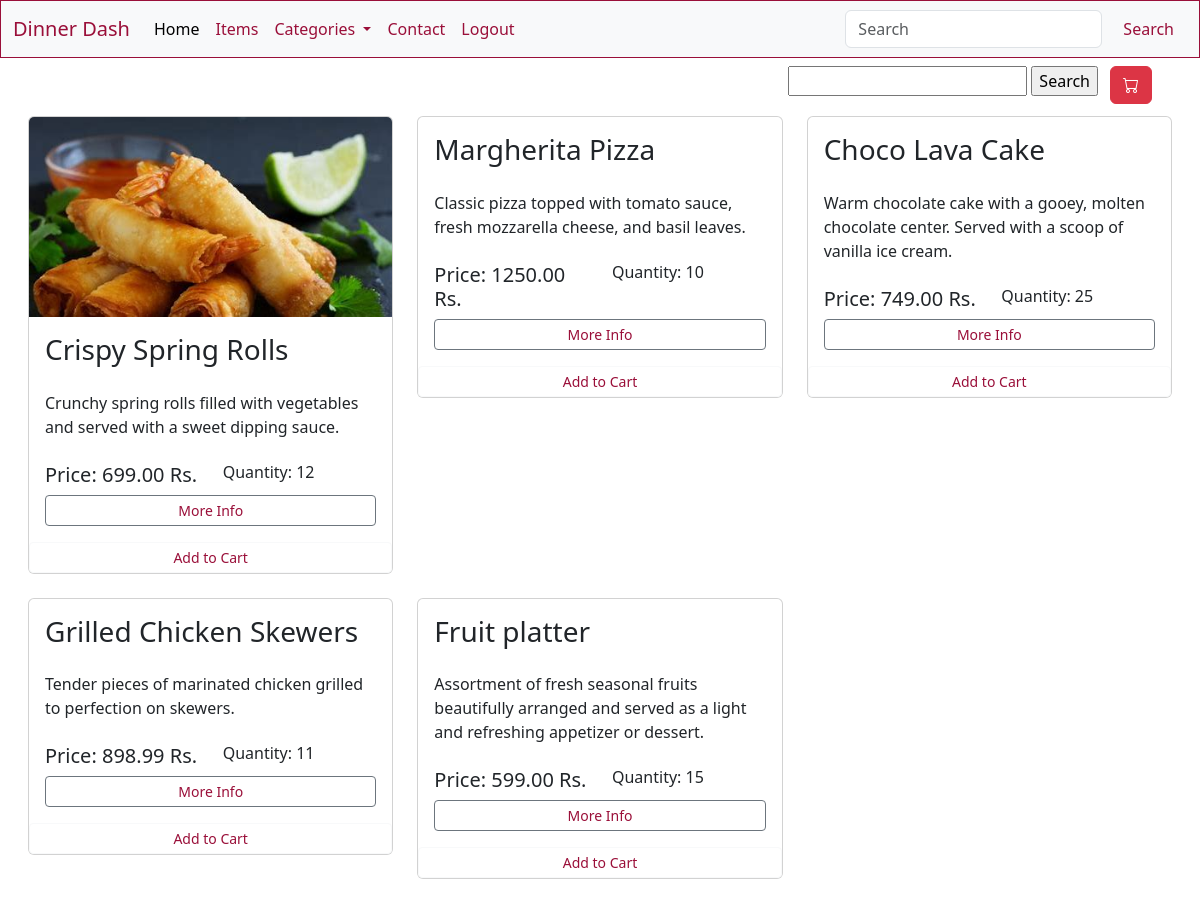
Before: /about with the older database file.
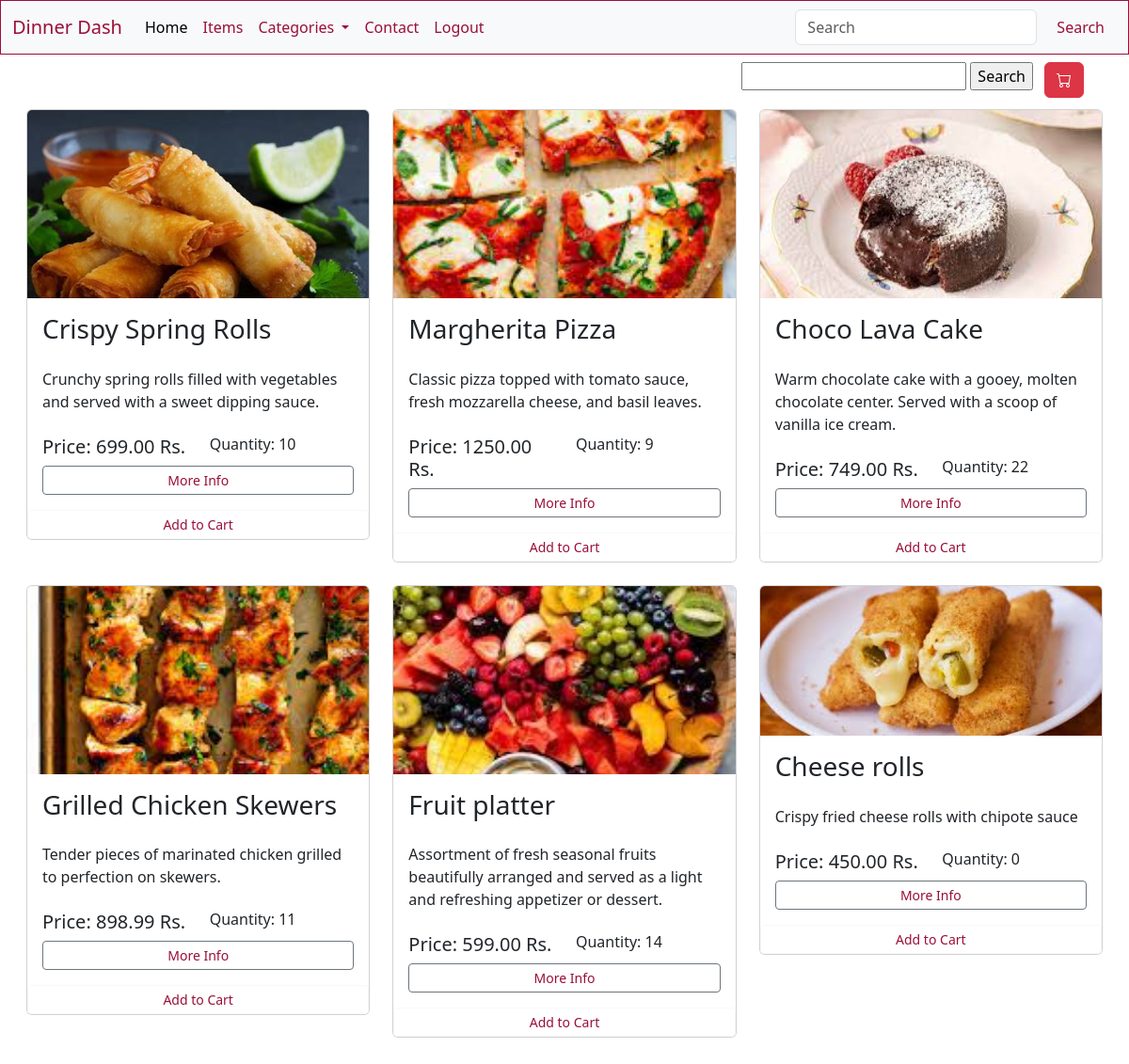
After: the same page with the newer database file.
### home/models.py (models this page shows, shortened)
class Item(models.Model):
    title = models.CharField(max_length=100, unique=True)
    description = models.TextField()
    price = models.DecimalField(max_digits=10, decimal_places=2)
    categories = models.ManyToManyField(Category)
    photo = models.ImageField(upload_to='item_photos/', null=True, blank=True)
    is_retired = models.BooleanField(default=False)
    quantity = models.PositiveIntegerField(default = 0)

### home/views.py (the view, shortened to what this page needs)
# urls.py: path("about", views.about.as_view(), name='about'),
class about(View):
    def get(self, request):
        items = Item.objects.all()
        print("get method called")
        return render(request, 'about.html', {'items' : items})

### templates/about.html (shortened to what this page needs)
{% extends 'base.html' %}
{% block body %}
<div class="d-flex justify-content-end">
  <form action="/about" method = "post" class="m-2 me-1">
    <input type="text" name="category_name">
    <input type="submit" value="Search">
  </form>
  <a href="{% url 'cart_view' %}" class="btn btn-danger m-2 me-5"><i class="bi bi-cart"></i></a>
</div>
{% if items%}
<div class="row m-3 mt-1">
    {% for item in items%}
    <div class="col-md-4">
      <div class="card mb-4 box-shadow">
        {% if item.photo %}
        <img class="card-img-top item-image" src="{{item.photo.url}}" alt="Card image cap">
        {% endif%}
        <div class="card-body">
            <div class="row mb-3">
          <h3 class="pinkhead">{{item.title}}</h3>
            </div>
            <div class="row mb-4">
          <p class="card-text">{{ item.description}}</p>
            </div>
            <div class="row mb-">
                <div class="col-md-6">
          <h5 class="pinkhead">Price: {{item.price}} Rs.</h5>
                </div>
                <div class="col-md-6">
          <h6 class="pinkhead">Quantity: {{item.quantity}}</h6>
                </div>
            </div>
          <div class="d-flex justify-content-between align-items-center">
            <div class="w100">
              <button type="button" class="btn btn-sm btn-outline-secondary pinkcolorbtn w100">More Info</button>
            </div>
        </div>
    </div>
    <div class="d-flex justify-content-center w100">
    <form action="/addItem" method="post" class="w100">
    <input type="submit" class="btn btn-sm btn-outline-light pinkcolorbtn w100" value="Add to Cart">
  </form>
</div>
      </div>
    </div>
    {% endfor%}
{% endif %}
</div>
{% endblock body %}

### templates/base.html (shortened to what this page needs)
<!doctype html>
<html lang="en">
  <head>
    <link href="https://cdn.jsdelivr.net/npm/bootstrap@5.1.3/dist/css/bootstrap.min.css" rel="stylesheet">
    <link rel="stylesheet" href="https://cdn.jsdelivr.net/npm/bootstrap@5.3.0/dist/css/bootstrap.min.css">
<link rel="stylesheet" href="https://cdn.jsdelivr.net/npm/bootstrap-icons/font/bootstrap-icons.css">
    <link href="/static/Hello/style.css" rel="stylesheet" type="text/css">
  </head>
  <body>
    <nav class="navbar navbar-expand-lg alicebluebg absolutepos bg-light" >
        <div class="container-fluid">
          <a class="navbar-brand pinkcolorbtn" href="#">Dinner Dash</a>
          <div class="collapse navbar-collapse" id="navbarSupportedContent">
            <ul class="navbar-nav me-auto mb-2 mb-lg-0">
              <li class="nav-item">
                <a class="nav-link active" aria-current="page" href="/">Home</a>
              </li>
              <li class="nav-item">
                <a class="nav-link pinkcolorbtn" href="/about">Items</a>
              </li>
              <li class="nav-item dropdown">
                <a class="nav-link dropdown-toggle pinkcolorbtn" href="#" id="navbarDropdown" role="button" data-bs-toggle="dropdown" aria-expanded="false">
                  Categories
                </a>
              </li>
              <li class="nav-item">
                <a class="nav-link pinkcolorbtn" href="/contact">Contact</a>
              </li>
              <li class="nav-item">
                <a class="nav-link pinkcolorbtn" href="/logout">Logout</a>
              </li>
            </ul>
            <form class="d-flex">
              <input class="form-control me-2" type="search" placeholder="Search" aria-label="Search">
              <button class="btn pinkcolorbtn" type="submit">Search</button>
            </form>
          </div>
        </div>
      </nav>
  {% block body %}{% endblock body %}
  </body>
</html>

### static/Hello/style.css (style rules this page uses)
::placeholder { color: #9a0f39; }
.alicebluebg { background: aliceblue; border: 1px solid #9a0f39; }
.pinkcolorbtn { color: #9a0f39; }

### templates/about.html (style rules this page uses)
.w100 { width: 100%; }
.item-image { max-width: 400px; max-height: 200px; object-fit: cover; }

Changed rows visible on the page:
changed Item "Crispy Spring Rolls": quantity "12" → "10"
changed Item "Margherita Pizza": photo: picture added; quantity "10" → "9"
changed Item "Choco Lava Cake": photo: picture added; quantity "25" → "22"
changed Item "Grilled Chicken Skewers": photo: picture added
changed Item "Fruit platter": photo: picture added; quantity "15" → "14"
added Item: photo (picture), title "Cheese rolls", description "Crispy fried cheese rolls with chipote sauce", price "450.00", quantity "0"
